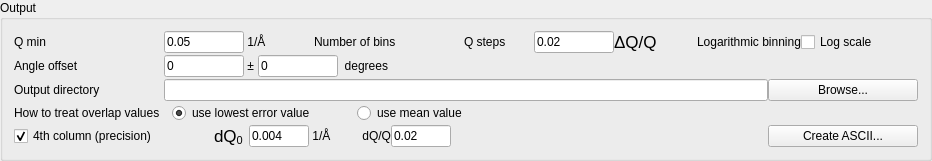
                <widget class="QGroupBox" name="groupBox_4">
                 <property name="title">
                  <string>Output</string>
                 </property>
                 <layout class="QVBoxLayout" name="verticalLayout_8">
                  <property name="spacing">
                   <number>2</number>
                  </property>
                  <item>
                   <layout class="QHBoxLayout" name="horizontalLayout_14">
                    <property name="spacing">
                     <number>0</number>
                    </property>
                    <item>
                     <widget class="QLabel" name="q_min_label">
                      <property name="sizePolicy">
                       <sizepolicy hsizetype="Fixed" vsizetype="Preferred">
                        <horstretch>0</horstretch>
                        <verstretch>0</verstretch>
                       </sizepolicy>
                      </property>
                      <property name="minimumSize">
                       <size>
                        <width>150</width>
                        <height>0</height>
                       </size>
                      </property>
                      <property name="maximumSize">
                       <size>
                        <width>150</width>
                        <height>16777215</height>
                       </size>
                      </property>
                      <property name="text">
                       <string>Q min</string>
                      </property>
                     </widget>
                    </item>
                    <item>
                     <widget class="QLineEdit" name="q_min_edit">
                      <property name="minimumSize">
                       <size>
                        <width>80</width>
                        <height>0</height>
                       </size>
                      </property>
                      <property name="maximumSize">
                       <size>
                        <width>80</width>
                        <height>16777215</height>
                       </size>
                      </property>
                      <property name="text">
                       <string>0.05</string>
                      </property>
                     </widget>
                    </item>
                    <item>
                     <widget class="QLabel" name="q_min_unit_label">
                      <property name="minimumSize">
                       <size>
                        <width>70</width>
                        <height>0</height>
                       </size>
                      </property>
                      <property name="maximumSize">
                       <size>
                        <width>70</width>
                        <height>16777215</height>
                       </size>
                      </property>
                      <property name="text">
                       <string> 1/Å</string>
                      </property>
                     </widget>
                    </item>
                    <item>
                     <widget class="QLabel" name="q_bins_label">
                      <property name="sizePolicy">
                       <sizepolicy hsizetype="Fixed" vsizetype="Preferred">
                        <horstretch>0</horstretch>
                        <verstretch>0</verstretch>
                       </sizepolicy>
                      </property>
                      <property name="minimumSize">
                       <size>
                        <width>150</width>
                        <height>0</height>
                       </size>
                      </property>
                      <property name="maximumSize">
                       <size>
                        <width>150</width>
                        <height>16777215</height>
                       </size>
                      </property>
                      <property name="text">
                       <string>Number of bins  </string>
                      </property>
                     </widget>
                    </item>
                    <item>
                     <widget class="QLabel" name="q_step_label">
                      <property name="minimumSize">
                       <size>
                        <width>70</width>
                        <height>0</height>
                       </size>
                      </property>
                      <property name="maximumSize">
                       <size>
                        <width>70</width>
                        <height>16777215</height>
                       </size>
                      </property>
                      <property name="text">
                       <string>Q steps </string>
                      </property>
                     </widget>
                    </item>
                    <item>
                     <widget class="QLineEdit" name="q_step_edit">
                      <property name="minimumSize">
                       <size>
                        <width>80</width>
                        <height>0</height>
                       </size>
                      </property>
                      <property name="maximumSize">
                       <size>
                        <width>80</width>
                        <height>16777215</height>
                       </size>
                      </property>
                      <property name="text">
                       <string>0.02</string>
                      </property>
                     </widget>
                    </item>
                    <item>
                     <widget class="QLabel" name="q_step_unit_label">
                      <property name="text">
                       <string>&lt;!DOCTYPE HTML PUBLIC &quot;-//W3C//DTD HTML 4.0//EN&quot; &quot;http://www.w3.org/TR/REC-html40/strict.dtd&quot;&gt;
&lt;html&gt;&lt;head&gt;&lt;meta name=&quot;qrichtext&quot; content=&quot;1&quot; /&gt;&lt;style type=&quot;text/css&quot;&gt;
p, li { white-space: pre-wrap; }
&lt;/style&gt;&lt;/head&gt;&lt;body style=&quot; font-family:'Lucida Grande'; font-size:13pt; font-weight:400; font-style:normal;&quot;&gt;
&lt;p style=&quot; margin-top:0px; margin-bottom:0px; margin-left:0px; margin-right:0px; -qt-block-indent:0; text-indent:0px;&quot;&gt;&amp;#916;Q/Q&lt;/p&gt;&lt;/body&gt;&lt;/html&gt;</string>
                      </property>
                     </widget>
                    </item>
                    <item>
                     <spacer name="horizontalSpacer_19">
                      <property name="orientation">
                       <enum>Qt::Horizontal</enum>
                      </property>
                      <property name="sizeType">
                       <enum>QSizePolicy::Fixed</enum>
                      </property>
                      <property name="sizeHint" stdset="0">
                       <size>
                        <width>40</width>
                        <height>20</height>
                       </size>
                      </property>
                     </spacer>
                    </item>
                    <item>
                     <widget class="QLabel" name="label_4">
                      <property name="text">
                       <string>Logarithmic binning</string>
                      </property>
                     </widget>
                    </item>
                    <item>
                     <widget class="QCheckBox" name="log_scale_chk">
                      <property name="text">
                       <string>Log scale</string>
                      </property>
                     </widget>
                    </item>
                    <item>
                     <spacer name="horizontalSpacer_16">
                      <property name="orientation">
                       <enum>Qt::Horizontal</enum>
                      </property>
                      <property name="sizeHint" stdset="0">
                       <size>
                        <width>40</width>
                        <height>20</height>
                       </size>
                      </property>
                     </spacer>
                    </item>
                   </layout>
                  </item>
                  <item>
                   <layout class="QHBoxLayout" name="horizontalLayout_16">
                    <property name="spacing">
                     <number>0</number>
                    </property>
                    <item>
                     <widget class="QLabel" name="angle_offset_label">
                      <property name="sizePolicy">
                       <sizepolicy hsizetype="Fixed" vsizetype="Preferred">
                        <horstretch>0</horstretch>
                        <verstretch>0</verstretch>
                       </sizepolicy>
                      </property>
                      <property name="minimumSize">
                       <size>
                        <width>150</width>
                        <height>0</height>
                       </size>
                      </property>
                      <property name="maximumSize">
                       <size>
                        <width>150</width>
                        <height>16777215</height>
                       </size>
                      </property>
                      <property name="text">
                       <string>Angle offset</string>
                      </property>
                     </widget>
                    </item>
                    <item>
                     <widget class="QLineEdit" name="angle_offset_edit">
                      <property name="minimumSize">
                       <size>
                        <width>80</width>
                        <height>0</height>
                       </size>
                      </property>
                      <property name="maximumSize">
                       <size>
                        <width>80</width>
                        <height>16777215</height>
                       </size>
                      </property>
                      <property name="text">
                       <string>0</string>
                      </property>
                     </widget>
                    </item>
                    <item>
                     <widget class="QLabel" name="angle_offset_pm_label">
                      <property name="text">
                       <string> ± </string>
                      </property>
                     </widget>
                    </item>
                    <item>
                     <widget class="QLineEdit" name="angle_offset_error_edit">
                      <property name="minimumSize">
                       <size>
                        <width>80</width>
                        <height>0</height>
                       </size>
                      </property>
                      <property name="maximumSize">
                       <size>
                        <width>80</width>
                        <height>16777215</height>
                       </size>
                      </property>
                      <property name="text">
                       <string>0</string>
                      </property>
                     </widget>
                    </item>
                    <item>
                     <widget class="QLabel" name="angle_offset_unit_label">
                      <property name="text">
                       <string>  degrees</string>
                      </property>
                     </widget>
                    </item>
                    <item>
                     <spacer name="horizontalSpacer_20">
                      <property name="orientation">
                       <enum>Qt::Horizontal</enum>
                      </property>
                      <property name="sizeHint" stdset="0">
                       <size>
                        <width>40</width>
                        <height>20</height>
                       </size>
                      </property>
                     </spacer>
                    </item>
                   </layout>
                  </item>
                  <item>
                   <layout class="QHBoxLayout" name="horizontalLayout_19">
                    <property name="spacing">
                     <number>0</number>
                    </property>
                    <item>
                     <widget class="QLabel" name="outdir_label">
                      <property name="sizePolicy">
                       <sizepolicy hsizetype="Fixed" vsizetype="Preferred">
                        <horstretch>0</horstretch>
                        <verstretch>0</verstretch>
                       </sizepolicy>
                      </property>
                      <property name="minimumSize">
                       <size>
                        <width>150</width>
                        <height>0</height>
                       </size>
                      </property>
                      <property name="maximumSize">
                       <size>
                        <width>150</width>
                        <height>16777215</height>
                       </size>
                      </property>
                      <property name="text">
                       <string>Output directory</string>
                      </property>
                     </widget>
                    </item>
                    <item>
                     <widget class="QLineEdit" name="outdir_edit">
                      <property name="sizePolicy">
                       <sizepolicy hsizetype="Expanding" vsizetype="Fixed">
                        <horstretch>0</horstretch>
                        <verstretch>0</verstretch>
                       </sizepolicy>
                      </property>
                     </widget>
                    </item>
                    <item>
                     <widget class="QPushButton" name="outdir_browse_button">
                      <property name="minimumSize">
                       <size>
                        <width>150</width>
                        <height>0</height>
                       </size>
                      </property>
                      <property name="maximumSize">
                       <size>
                        <width>150</width>
                        <height>16777215</height>
                       </size>
                      </property>
                      <property name="text">
                       <string>Browse...</string>
                      </property>
                     </widget>
                    </item>
                   </layout>
                  </item>
                  <item>
                   <layout class="QHBoxLayout" name="horizontalLayout_35">
                    <item>
                     <widget class="QLabel" name="label_2">
                      <property name="text">
                       <string>How to treat overlap values   </string>
                      </property>
                     </widget>
                    </item>
                    <item>
                     <widget class="QRadioButton" name="overlapValueLowestErrorRadioButton">
                      <property name="text">
                       <string>use lowest error value</string>
                      </property>
                      <property name="checked">
                       <bool>true</bool>
                      </property>
                     </widget>
                    </item>
                    <item>
                     <spacer name="horizontalSpacer_29">
                      <property name="orientation">
                       <enum>Qt::Horizontal</enum>
                      </property>
                      <property name="sizeType">
                       <enum>QSizePolicy::Fixed</enum>
                      </property>
                      <property name="sizeHint" stdset="0">
                       <size>
                        <width>40</width>
                        <height>20</height>
                       </size>
                      </property>
                     </spacer>
                    </item>
                    <item>
                     <widget class="QRadioButton" name="overlapValueMeanRadioButton">
                      <property name="text">
                       <string>use mean value    </string>
                      </property>
                      <property name="checked">
                       <bool>false</bool>
                      </property>
                     </widget>
                    </item>
                    <item>
                     <spacer name="horizontalSpacer_28">
                      <property name="orientation">
                       <enum>Qt::Horizontal</enum>
                      </property>
                      <property name="sizeHint" stdset="0">
                       <size>
                        <width>40</width>
                        <height>20</height>
                       </size>
                      </property>
                     </spacer>
                    </item>
                   </layout>
                  </item>
                  <item>
                   <layout class="QHBoxLayout" name="horizontalLayout_29">
                    <property name="spacing">
                     <number>0</number>
                    </property>
                    <item>
                     <widget class="QCheckBox" name="fourth_column_switch">
                      <property name="minimumSize">
                       <size>
                        <width>200</width>
                        <height>0</height>
                       </size>
                      </property>
                      <property name="maximumSize">
                       <size>
                        <width>200</width>
                        <height>16777215</height>
                       </size>
                      </property>
                      <property name="text">
                       <string>4th column (precision)</string>
                      </property>
                      <property name="checked">
                       <bool>true</bool>
                      </property>
                     </widget>
                    </item>
                    <item>
                     <widget class="QLabel" name="dq0_label">
                      <property name="sizePolicy">
                       <sizepolicy hsizetype="Fixed" vsizetype="Preferred">
                        <horstretch>0</horstretch>
                        <verstretch>0</verstretch>
                       </sizepolicy>
                      </property>
                      <property name="minimumSize">
                       <size>
                        <width>35</width>
                        <height>0</height>
                       </size>
                      </property>
                      <property name="maximumSize">
                       <size>
                        <width>35</width>
                        <height>16777215</height>
                       </size>
                      </property>
                      <property name="text">
                       <string>&lt;!DOCTYPE HTML PUBLIC &quot;-//W3C//DTD HTML 4.0//EN&quot; &quot;http://www.w3.org/TR/REC-html40/strict.dtd&quot;&gt;
&lt;html&gt;&lt;head&gt;&lt;meta name=&quot;qrichtext&quot; content=&quot;1&quot; /&gt;&lt;style type=&quot;text/css&quot;&gt;
p, li { white-space: pre-wrap; }
&lt;/style&gt;&lt;/head&gt;&lt;body style=&quot; font-family:'Lucida Grande'; font-size:13pt; font-weight:400; font-style:normal;&quot;&gt;
&lt;p style=&quot; margin-top:0px; margin-bottom:0px; margin-left:0px; margin-right:0px; -qt-block-indent:0; text-indent:0px;&quot;&gt;dQ&lt;span style=&quot; vertical-align:sub;&quot;&gt;0&lt;/span&gt;&lt;/p&gt;&lt;/body&gt;&lt;/html&gt;</string>
                      </property>
                     </widget>
                    </item>
                    <item>
                     <widget class="QLineEdit" name="dq0">
                      <property name="minimumSize">
                       <size>
                        <width>60</width>
                        <height>0</height>
                       </size>
                      </property>
                      <property name="maximumSize">
                       <size>
                        <width>60</width>
                        <height>16777215</height>
                       </size>
                      </property>
                      <property name="text">
                       <string>0.004</string>
                      </property>
                     </widget>
                    </item>
                    <item>
                     <widget class="QLabel" name="dq0_unit">
                      <property name="text">
                       <string> 1/Å</string>
                      </property>
                     </widget>
                    </item>
                    <item>
                     <widget class="QLabel" name="dq_over_q_label">
                      <property name="sizePolicy">
                       <sizepolicy hsizetype="Fixed" vsizetype="Preferred">
                        <horstretch>0</horstretch>
                        <verstretch>0</verstretch>
                       </sizepolicy>
                      </property>
                      <property name="minimumSize">
                       <size>
                        <width>60</width>
                        <height>0</height>
                       </size>
                      </property>
                      <property name="maximumSize">
                       <size>
                        <width>60</width>
                        <height>16777215</height>
                       </size>
                      </property>
                      <property name="text">
                       <string>dQ/Q</string>
                      </property>
                      <property name="alignment">
                       <set>Qt::AlignRight|Qt::AlignTrailing|Qt::AlignVCenter</set>
                      </property>
                     </widget>
                    </item>
                    <item>
                     <widget class="QLineEdit" name="dq_over_q">
                      <property name="minimumSize">
                       <size>
                        <width>60</width>
                        <height>0</height>
                       </size>
                      </property>
                      <property name="maximumSize">
                       <size>
                        <width>60</width>
                        <height>16777215</height>
                       </size>
                      </property>
                      <property name="text">
                       <string>0.02</string>
                      </property>
                     </widget>
                    </item>
                    <item>
                     <spacer name="horizontalSpacer_17">
                      <property name="orientation">
                       <enum>Qt::Horizontal</enum>
                      </property>
                      <property name="sizeHint" stdset="0">
                       <size>
                        <width>40</width>
                        <height>20</height>
                       </size>
                      </property>
                     </spacer>
                    </item>
                    <item>
                     <widget class="QPushButton" name="create_ascii_button">
                      <property name="minimumSize">
                       <size>
                        <width>150</width>
                        <height>0</height>
                       </size>
                      </property>
                      <property name="maximumSize">
                       <size>
                        <width>150</width>
                        <height>16777215</height>
                       </size>
                      </property>
                      <property name="text">
                       <string>Create ASCII...</string>
                      </property>
                     </widget>
                    </item>
                   </layout>
                  </item>
                 </layout>
                </widget>
